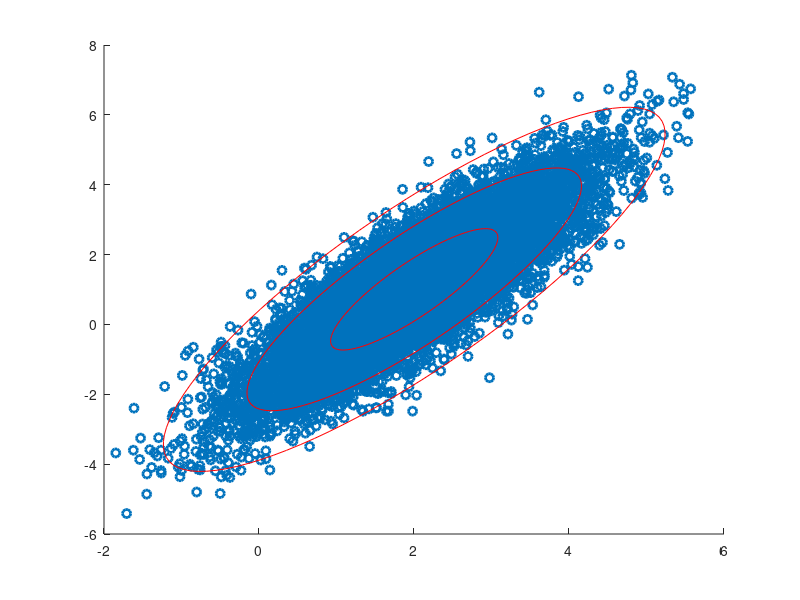

MATLAB code to generate this figure:
% EX1 noisy cloud of data - PCAex1

% Generate noisy cloud of data
xC = [2, 1]; % Center of data (mean)
sig = [2, .5]; % Principal axes

theta = pi/3; % Rotate cloud by pi/3
R = [cos(theta) sin(theta); % Rotation matrix
-sin(theta) cos(theta)];

nPoints = 10000; % Create 10,000 points
X = randn(nPoints,2)*diag(sig)*R + ones(nPoints,2)*diag(xC);
scatter(X(:,1),X(:,2),'k.','LineWidth',2) % Plot data

% Compute PCA and plot confidence intervals
Xavg = mean(X,1); % Compute mean
B = X - ones(nPoints,1)*Xavg; % Mean-subtracted Data
[U,S,V] = svd(B/sqrt(nPoints),'econ'); % PCA via SVD

theta = (0:.01:1)*2*pi;
Xstd = [cos(theta') sin(theta')]*S*V'; % 1std conf. interval
hold on, plot(Xavg(1)+Xstd(:,1),Xavg(2) + Xstd(:,2),'r-')
plot(Xavg(1)+2*Xstd(:,1),Xavg(2) + 2*Xstd(:,2),'r-')
plot(Xavg(1)+3*Xstd(:,1),Xavg(2) + 3*Xstd(:,2),'r-')

%plot grafico pg 52 fig1.14
